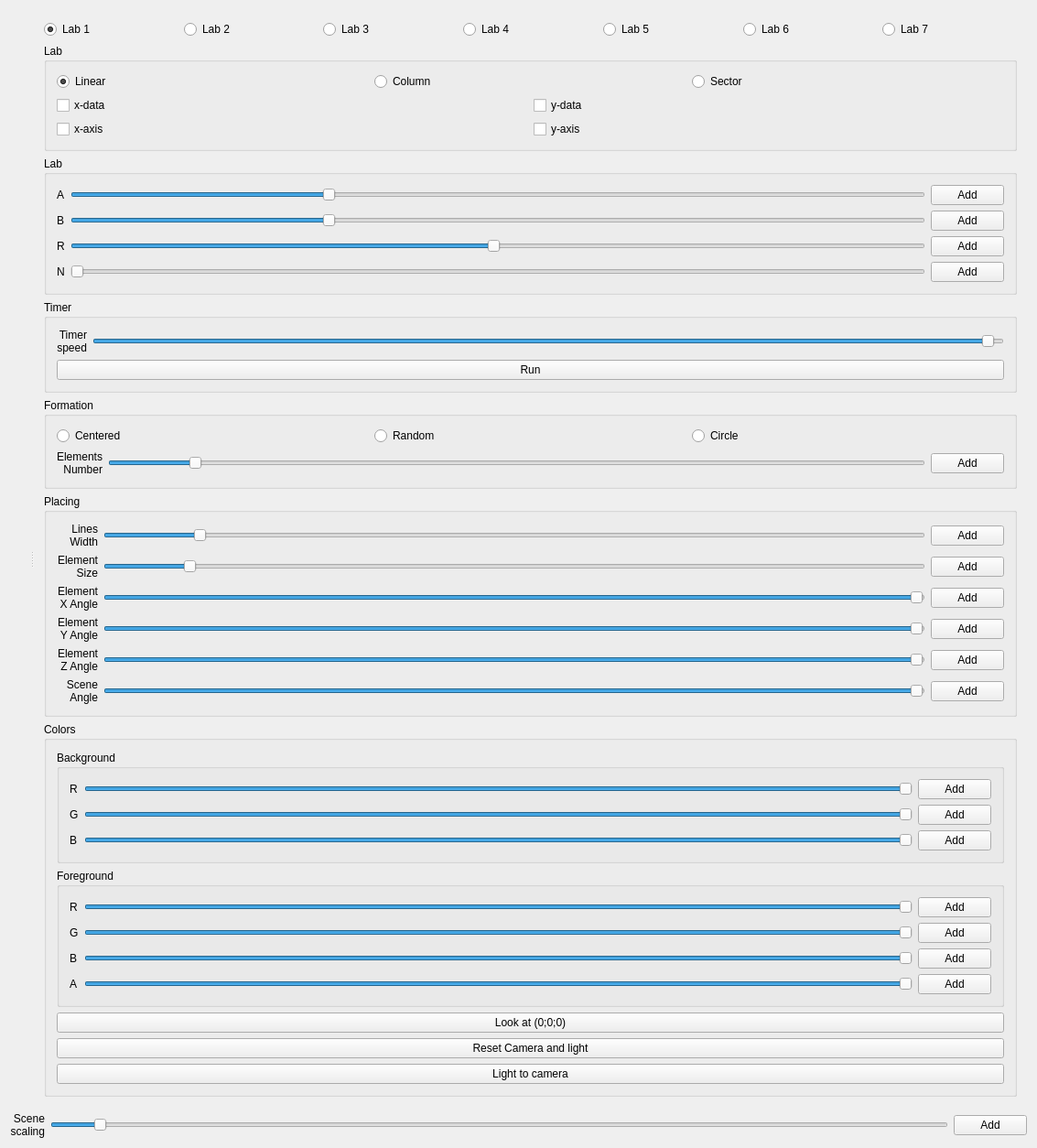
<?xml version="1.0" encoding="UTF-8"?>
<ui version="4.0">
 <class>Lab1Class</class>
 <widget class="QWidget" name="Lab1Class">
  <property name="geometry">
   <rect>
    <x>0</x>
    <y>0</y>
    <width>1133</width>
    <height>1111</height>
   </rect>
  </property>
  <property name="windowTitle">
   <string>Lab1</string>
  </property>
  <layout class="QVBoxLayout" name="verticalLayout_3" stretch="0,0">
   <item>
    <widget class="QSplitter" name="splitter">
     <property name="sizePolicy">
      <sizepolicy hsizetype="Expanding" vsizetype="Preferred">
       <horstretch>0</horstretch>
       <verstretch>0</verstretch>
      </sizepolicy>
     </property>
     <property name="minimumSize">
      <size>
       <width>695</width>
       <height>0</height>
      </size>
     </property>
     <property name="frameShape">
      <enum>QFrame::NoFrame</enum>
     </property>
     <property name="orientation">
      <enum>Qt::Horizontal</enum>
     </property>
     <widget class="QWidget" name="horizontalLayoutWidget">
      <layout class="QHBoxLayout" name="horizontalLayout">
       <property name="sizeConstraint">
        <enum>QLayout::SetMaximumSize</enum>
       </property>
      </layout>
     </widget>
     <widget class="QWidget" name="verticalLayoutWidget">
      <layout class="QVBoxLayout" name="verticalLayout" stretch="0,0,0,1,1,2,2">
       <property name="sizeConstraint">
        <enum>QLayout::SetMinimumSize</enum>
       </property>
       <item>
        <layout class="QHBoxLayout" name="horizontalLayout_8" stretch="0,0,0,0,0,0,0">
         <item>
          <widget class="QRadioButton" name="lab1">
           <property name="text">
            <string>Lab 1</string>
           </property>
           <property name="checked">
            <bool>true</bool>
           </property>
          </widget>
         </item>
         <item>
          <widget class="QRadioButton" name="lab2">
           <property name="text">
            <string>Lab 2</string>
           </property>
           <property name="checked">
            <bool>false</bool>
           </property>
          </widget>
         </item>
         <item>
          <widget class="QRadioButton" name="lab3">
           <property name="text">
            <string>Lab 3</string>
           </property>
           <property name="checked">
            <bool>false</bool>
           </property>
          </widget>
         </item>
         <item>
          <widget class="QRadioButton" name="lab4">
           <property name="text">
            <string>Lab 4</string>
           </property>
           <property name="checked">
            <bool>false</bool>
           </property>
          </widget>
         </item>
         <item>
          <widget class="QRadioButton" name="lab5">
           <property name="text">
            <string>Lab 5</string>
           </property>
          </widget>
         </item>
         <item>
          <widget class="QRadioButton" name="lab6">
           <property name="text">
            <string>Lab 6</string>
           </property>
           <property name="checked">
            <bool>false</bool>
           </property>
          </widget>
         </item>
         <item>
          <widget class="QRadioButton" name="lab7">
           <property name="text">
            <string>Lab 7</string>
           </property>
           <property name="checked">
            <bool>false</bool>
           </property>
          </widget>
         </item>
        </layout>
       </item>
       <item>
        <widget class="QGroupBox" name="lab4_groupBox">
         <property name="title">
          <string>Lab</string>
         </property>
         <layout class="QVBoxLayout" name="verticalLayout_7">
          <item>
           <layout class="QHBoxLayout" name="horizontalLayout_9">
            <item>
             <widget class="QRadioButton" name="linearButton">
              <property name="text">
               <string>Linear</string>
              </property>
              <property name="checked">
               <bool>true</bool>
              </property>
             </widget>
            </item>
            <item>
             <widget class="QRadioButton" name="columnButton">
              <property name="text">
               <string>Column</string>
              </property>
              <property name="checked">
               <bool>false</bool>
              </property>
             </widget>
            </item>
            <item>
             <widget class="QRadioButton" name="sectorButton">
              <property name="text">
               <string>Sector</string>
              </property>
              <property name="checked">
               <bool>false</bool>
              </property>
             </widget>
            </item>
           </layout>
          </item>
          <item>
           <layout class="QHBoxLayout" name="horizontalLayout_10">
            <item>
             <widget class="QCheckBox" name="xCheck">
              <property name="text">
               <string>x-data</string>
              </property>
             </widget>
            </item>
            <item>
             <widget class="QCheckBox" name="yCheck">
              <property name="text">
               <string>y-data</string>
              </property>
             </widget>
            </item>
           </layout>
          </item>
          <item>
           <layout class="QHBoxLayout" name="horizontalLayout_11">
            <item>
             <widget class="QCheckBox" name="xAxis">
              <property name="text">
               <string>x-axis</string>
              </property>
             </widget>
            </item>
            <item>
             <widget class="QCheckBox" name="yAxis">
              <property name="text">
               <string>y-axis</string>
              </property>
             </widget>
            </item>
           </layout>
          </item>
         </layout>
         <zorder></zorder>
        </widget>
       </item>
       <item>
        <widget class="QGroupBox" name="lab2_groupBox">
         <property name="title">
          <string>Lab</string>
         </property>
         <layout class="QVBoxLayout" name="verticalLayout_6">
          <item>
           <layout class="QGridLayout" name="gridLayout_6">
            <item row="1" column="1">
             <widget class="QSlider" name="PB">
              <property name="minimum">
               <number>1</number>
              </property>
              <property name="maximum">
               <number>1000</number>
              </property>
              <property name="value">
               <number>300</number>
              </property>
              <property name="orientation">
               <enum>Qt::Horizontal</enum>
              </property>
             </widget>
            </item>
            <item row="0" column="0">
             <widget class="QLabel" name="lPA">
              <property name="text">
               <string>A</string>
              </property>
             </widget>
            </item>
            <item row="2" column="0">
             <widget class="QLabel" name="lPR">
              <property name="text">
               <string>R</string>
              </property>
             </widget>
            </item>
            <item row="2" column="1">
             <widget class="QSlider" name="PR">
              <property name="minimum">
               <number>1</number>
              </property>
              <property name="maximum">
               <number>100</number>
              </property>
              <property name="value">
               <number>50</number>
              </property>
              <property name="orientation">
               <enum>Qt::Horizontal</enum>
              </property>
             </widget>
            </item>
            <item row="3" column="0">
             <widget class="QLabel" name="lPN">
              <property name="text">
               <string>N</string>
              </property>
             </widget>
            </item>
            <item row="0" column="1">
             <widget class="QSlider" name="PA">
              <property name="minimum">
               <number>1</number>
              </property>
              <property name="maximum">
               <number>1000</number>
              </property>
              <property name="value">
               <number>300</number>
              </property>
              <property name="orientation">
               <enum>Qt::Horizontal</enum>
              </property>
             </widget>
            </item>
            <item row="1" column="0">
             <widget class="QLabel" name="lPB">
              <property name="text">
               <string>B</string>
              </property>
             </widget>
            </item>
            <item row="0" column="2">
             <widget class="QPushButton" name="addPA">
              <property name="text">
               <string>Add</string>
              </property>
              <property name="checkable">
               <bool>true</bool>
              </property>
             </widget>
            </item>
            <item row="1" column="2">
             <widget class="QPushButton" name="addPB">
              <property name="text">
               <string>Add</string>
              </property>
              <property name="checkable">
               <bool>true</bool>
              </property>
             </widget>
            </item>
            <item row="2" column="2">
             <widget class="QPushButton" name="addPR">
              <property name="text">
               <string>Add</string>
              </property>
              <property name="checkable">
               <bool>true</bool>
              </property>
             </widget>
            </item>
            <item row="3" column="2">
             <widget class="QPushButton" name="addPN">
              <property name="text">
               <string>Add</string>
              </property>
              <property name="checkable">
               <bool>true</bool>
              </property>
             </widget>
            </item>
            <item row="3" column="1">
             <widget class="QSlider" name="PN">
              <property name="minimum">
               <number>1</number>
              </property>
              <property name="maximum">
               <number>15</number>
              </property>
              <property name="value">
               <number>1</number>
              </property>
              <property name="orientation">
               <enum>Qt::Horizontal</enum>
              </property>
             </widget>
            </item>
           </layout>
          </item>
         </layout>
        </widget>
       </item>
       <item>
        <widget class="QGroupBox" name="timer_groupBox">
         <property name="title">
          <string>Timer</string>
         </property>
         <layout class="QVBoxLayout" name="verticalLayout_5">
          <item>
           <layout class="QHBoxLayout" name="horizontalLayout_7">
            <item>
             <widget class="QLabel" name="label_15">
              <property name="text">
               <string>Timer
speed</string>
              </property>
              <property name="alignment">
               <set>Qt::AlignRight|Qt::AlignTrailing|Qt::AlignVCenter</set>
              </property>
             </widget>
            </item>
            <item>
             <widget class="QSlider" name="Speed">
              <property name="minimum">
               <number>0</number>
              </property>
              <property name="maximum">
               <number>100</number>
              </property>
              <property name="value">
               <number>99</number>
              </property>
              <property name="orientation">
               <enum>Qt::Horizontal</enum>
              </property>
             </widget>
            </item>
           </layout>
          </item>
          <item>
           <widget class="QPushButton" name="runButton">
            <property name="text">
             <string>Run</string>
            </property>
            <property name="checkable">
             <bool>true</bool>
            </property>
           </widget>
          </item>
         </layout>
        </widget>
       </item>
       <item>
        <widget class="QGroupBox" name="form_groupBox">
         <property name="title">
          <string>Formation</string>
         </property>
         <layout class="QVBoxLayout" name="verticalLayout_4">
          <item>
           <layout class="QHBoxLayout" name="horizontalLayout_6">
            <item>
             <widget class="QRadioButton" name="centerButton">
              <property name="text">
               <string>Centered</string>
              </property>
             </widget>
            </item>
            <item>
             <widget class="QRadioButton" name="randomButton">
              <property name="text">
               <string>Random</string>
              </property>
             </widget>
            </item>
            <item>
             <widget class="QRadioButton" name="circleButton">
              <property name="text">
               <string>Circle</string>
              </property>
             </widget>
            </item>
           </layout>
          </item>
          <item>
           <layout class="QGridLayout" name="gridLayout_4">
            <item row="0" column="1">
             <widget class="QSlider" name="Number">
              <property name="minimum">
               <number>0</number>
              </property>
              <property name="maximum">
               <number>250</number>
              </property>
              <property name="value">
               <number>25</number>
              </property>
              <property name="orientation">
               <enum>Qt::Horizontal</enum>
              </property>
             </widget>
            </item>
            <item row="0" column="0">
             <widget class="QLabel" name="label_10">
              <property name="text">
               <string>Elements
Number</string>
              </property>
              <property name="alignment">
               <set>Qt::AlignRight|Qt::AlignTrailing|Qt::AlignVCenter</set>
              </property>
             </widget>
            </item>
            <item row="0" column="2">
             <widget class="QPushButton" name="addNumber">
              <property name="text">
               <string>Add</string>
              </property>
              <property name="checkable">
               <bool>true</bool>
              </property>
             </widget>
            </item>
           </layout>
          </item>
         </layout>
        </widget>
       </item>
       <item>
        <widget class="QGroupBox" name="place_groupBox">
         <property name="title">
          <string>Placing</string>
         </property>
         <layout class="QHBoxLayout" name="horizontalLayout_3">
          <item>
           <layout class="QGridLayout" name="gridLayout_3">
            <item row="1" column="2">
             <widget class="QPushButton" name="addWidth">
              <property name="text">
               <string>Add</string>
              </property>
              <property name="checkable">
               <bool>true</bool>
              </property>
             </widget>
            </item>
            <item row="6" column="0">
             <widget class="QLabel" name="label_8">
              <property name="text">
               <string>Scene
Angle</string>
              </property>
              <property name="alignment">
               <set>Qt::AlignRight|Qt::AlignTrailing|Qt::AlignVCenter</set>
              </property>
             </widget>
            </item>
            <item row="2" column="2">
             <widget class="QPushButton" name="addSize">
              <property name="text">
               <string>Add</string>
              </property>
              <property name="checkable">
               <bool>true</bool>
              </property>
             </widget>
            </item>
            <item row="2" column="1">
             <widget class="QSlider" name="Size">
              <property name="minimum">
               <number>1</number>
              </property>
              <property name="maximum">
               <number>999</number>
              </property>
              <property name="value">
               <number>99</number>
              </property>
              <property name="orientation">
               <enum>Qt::Horizontal</enum>
              </property>
             </widget>
            </item>
            <item row="1" column="1">
             <widget class="QSlider" name="Width">
              <property name="minimum">
               <number>50</number>
              </property>
              <property name="maximum">
               <number>500</number>
              </property>
              <property name="value">
               <number>100</number>
              </property>
              <property name="orientation">
               <enum>Qt::Horizontal</enum>
              </property>
             </widget>
            </item>
            <item row="6" column="1">
             <widget class="QSlider" name="SceneAngle">
              <property name="maximum">
               <number>360</number>
              </property>
              <property name="value">
               <number>359</number>
              </property>
              <property name="orientation">
               <enum>Qt::Horizontal</enum>
              </property>
             </widget>
            </item>
            <item row="3" column="1">
             <widget class="QSlider" name="ElementAngleX">
              <property name="maximum">
               <number>360</number>
              </property>
              <property name="value">
               <number>359</number>
              </property>
              <property name="orientation">
               <enum>Qt::Horizontal</enum>
              </property>
             </widget>
            </item>
            <item row="6" column="2">
             <widget class="QPushButton" name="addSAngle">
              <property name="text">
               <string>Add</string>
              </property>
              <property name="checkable">
               <bool>true</bool>
              </property>
             </widget>
            </item>
            <item row="1" column="0">
             <widget class="QLabel" name="label_14">
              <property name="text">
               <string>Lines
Width</string>
              </property>
              <property name="alignment">
               <set>Qt::AlignRight|Qt::AlignTrailing|Qt::AlignVCenter</set>
              </property>
             </widget>
            </item>
            <item row="2" column="0">
             <widget class="QLabel" name="label">
              <property name="text">
               <string>Element
Size</string>
              </property>
              <property name="alignment">
               <set>Qt::AlignRight|Qt::AlignTrailing|Qt::AlignVCenter</set>
              </property>
             </widget>
            </item>
            <item row="3" column="2">
             <widget class="QPushButton" name="addEAngleX">
              <property name="text">
               <string>Add</string>
              </property>
              <property name="checkable">
               <bool>true</bool>
              </property>
             </widget>
            </item>
            <item row="3" column="0">
             <widget class="QLabel" name="label_6">
              <property name="text">
               <string>Element
X Angle</string>
              </property>
              <property name="alignment">
               <set>Qt::AlignRight|Qt::AlignTrailing|Qt::AlignVCenter</set>
              </property>
             </widget>
            </item>
            <item row="4" column="0">
             <widget class="QLabel" name="label_16">
              <property name="text">
               <string>Element
Y Angle</string>
              </property>
              <property name="alignment">
               <set>Qt::AlignRight|Qt::AlignTrailing|Qt::AlignVCenter</set>
              </property>
             </widget>
            </item>
            <item row="4" column="1">
             <widget class="QSlider" name="ElementAngleY">
              <property name="maximum">
               <number>360</number>
              </property>
              <property name="value">
               <number>359</number>
              </property>
              <property name="orientation">
               <enum>Qt::Horizontal</enum>
              </property>
             </widget>
            </item>
            <item row="4" column="2">
             <widget class="QPushButton" name="addEAngleY">
              <property name="text">
               <string>Add</string>
              </property>
              <property name="checkable">
               <bool>true</bool>
              </property>
             </widget>
            </item>
            <item row="5" column="0">
             <widget class="QLabel" name="label_17">
              <property name="text">
               <string>Element
Z Angle</string>
              </property>
              <property name="alignment">
               <set>Qt::AlignRight|Qt::AlignTrailing|Qt::AlignVCenter</set>
              </property>
             </widget>
            </item>
            <item row="5" column="1">
             <widget class="QSlider" name="ElementAngleZ">
              <property name="maximum">
               <number>360</number>
              </property>
              <property name="value">
               <number>359</number>
              </property>
              <property name="orientation">
               <enum>Qt::Horizontal</enum>
              </property>
             </widget>
            </item>
            <item row="5" column="2">
             <widget class="QPushButton" name="addEAngleZ">
              <property name="text">
               <string>Add</string>
              </property>
              <property name="checkable">
               <bool>true</bool>
              </property>
             </widget>
            </item>
           </layout>
          </item>
         </layout>
        </widget>
       </item>
       <item>
        <widget class="QGroupBox" name="color_groupBox">
         <property name="title">
          <string>Colors</string>
         </property>
         <layout class="QVBoxLayout" name="verticalLayout_2" stretch="0,0,0,0,0">
          <item>
           <widget class="QGroupBox" name="back_groupBox">
            <property name="title">
             <string>Background</string>
            </property>
            <layout class="QHBoxLayout" name="horizontalLayout_4">
             <item>
              <layout class="QGridLayout" name="gridLayout_2">
               <item row="1" column="0">
                <widget class="QLabel" name="label_12">
                 <property name="text">
                  <string>G</string>
                 </property>
                </widget>
               </item>
               <item row="1" column="1">
                <widget class="QSlider" name="BG">
                 <property name="maximum">
                  <number>255</number>
                 </property>
                 <property name="value">
                  <number>255</number>
                 </property>
                 <property name="orientation">
                  <enum>Qt::Horizontal</enum>
                 </property>
                </widget>
               </item>
               <item row="2" column="1">
                <widget class="QSlider" name="BB">
                 <property name="maximum">
                  <number>255</number>
                 </property>
                 <property name="value">
                  <number>255</number>
                 </property>
                 <property name="orientation">
                  <enum>Qt::Horizontal</enum>
                 </property>
                </widget>
               </item>
               <item row="0" column="0">
                <widget class="QLabel" name="label_11">
                 <property name="text">
                  <string>R</string>
                 </property>
                </widget>
               </item>
               <item row="2" column="0">
                <widget class="QLabel" name="label_13">
                 <property name="text">
                  <string>B</string>
                 </property>
                </widget>
               </item>
               <item row="0" column="1">
                <widget class="QSlider" name="BR">
                 <property name="maximum">
                  <number>255</number>
                 </property>
                 <property name="value">
                  <number>255</number>
                 </property>
                 <property name="orientation">
                  <enum>Qt::Horizontal</enum>
                 </property>
                </widget>
               </item>
               <item row="0" column="2">
                <widget class="QPushButton" name="addBR">
                 <property name="text">
                  <string>Add</string>
                 </property>
                 <property name="checkable">
                  <bool>true</bool>
                 </property>
                </widget>
               </item>
               <item row="1" column="2">
                <widget class="QPushButton" name="addBG">
                 <property name="text">
                  <string>Add</string>
                 </property>
                 <property name="checkable">
                  <bool>true</bool>
                 </property>
                </widget>
               </item>
               <item row="2" column="2">
                <widget class="QPushButton" name="addBB">
                 <property name="text">
                  <string>Add</string>
                 </property>
                 <property name="checkable">
                  <bool>true</bool>
                 </property>
                </widget>
               </item>
              </layout>
             </item>
            </layout>
           </widget>
          </item>
          <item>
           <widget class="QGroupBox" name="fore_groupBox">
            <property name="title">
             <string>Foreground</string>
            </property>
            <layout class="QHBoxLayout" name="horizontalLayout_5">
             <item>
              <layout class="QGridLayout" name="gridLayout">
               <item row="1" column="1">
                <widget class="QSlider" name="FG">
                 <property name="maximum">
                  <number>255</number>
                 </property>
                 <property name="value">
                  <number>255</number>
                 </property>
                 <property name="orientation">
                  <enum>Qt::Horizontal</enum>
                 </property>
                </widget>
               </item>
               <item row="0" column="0">
                <widget class="QLabel" name="label_2">
                 <property name="text">
                  <string>R</string>
                 </property>
                </widget>
               </item>
               <item row="2" column="0">
                <widget class="QLabel" name="label_4">
                 <property name="text">
                  <string>B</string>
                 </property>
                </widget>
               </item>
               <item row="2" column="1">
                <widget class="QSlider" name="FB">
                 <property name="maximum">
                  <number>255</number>
                 </property>
                 <property name="value">
                  <number>255</number>
                 </property>
                 <property name="orientation">
                  <enum>Qt::Horizontal</enum>
                 </property>
                </widget>
               </item>
               <item row="3" column="1">
                <widget class="QSlider" name="FA">
                 <property name="maximum">
                  <number>255</number>
                 </property>
                 <property name="value">
                  <number>255</number>
                 </property>
                 <property name="orientation">
                  <enum>Qt::Horizontal</enum>
                 </property>
                </widget>
               </item>
               <item row="3" column="0">
                <widget class="QLabel" name="label_7">
                 <property name="text">
                  <string>A</string>
                 </property>
                </widget>
               </item>
               <item row="0" column="1">
                <widget class="QSlider" name="FR">
                 <property name="maximum">
                  <number>255</number>
                 </property>
                 <property name="value">
                  <number>255</number>
                 </property>
                 <property name="orientation">
                  <enum>Qt::Horizontal</enum>
                 </property>
                </widget>
               </item>
               <item row="1" column="0">
                <widget class="QLabel" name="label_3">
                 <property name="text">
                  <string>G</string>
                 </property>
                </widget>
               </item>
               <item row="0" column="2">
                <widget class="QPushButton" name="addFR">
                 <property name="text">
                  <string>Add</string>
                 </property>
                 <property name="checkable">
                  <bool>true</bool>
                 </property>
                </widget>
               </item>
               <item row="1" column="2">
                <widget class="QPushButton" name="addFG">
                 <property name="text">
                  <string>Add</string>
                 </property>
                 <property name="checkable">
                  <bool>true</bool>
                 </property>
                </widget>
               </item>
               <item row="2" column="2">
                <widget class="QPushButton" name="addFB">
                 <property name="text">
                  <string>Add</string>
                 </property>
                 <property name="checkable">
                  <bool>true</bool>
                 </property>
                </widget>
               </item>
               <item row="3" column="2">
                <widget class="QPushButton" name="addFA">
                 <property name="text">
                  <string>Add</string>
                 </property>
                 <property name="checkable">
                  <bool>true</bool>
                 </property>
                </widget>
               </item>
              </layout>
             </item>
            </layout>
           </widget>
          </item>
          <item>
           <widget class="QPushButton" name="lookAtNull">
            <property name="text">
             <string>Look at (0;0;0)</string>
            </property>
           </widget>
          </item>
          <item>
           <widget class="QPushButton" name="resetCamera">
            <property name="text">
             <string>Reset Camera and light</string>
            </property>
           </widget>
          </item>
          <item>
           <widget class="QPushButton" name="resetLight">
            <property name="text">
             <string>Light to camera</string>
            </property>
           </widget>
          </item>
         </layout>
        </widget>
       </item>
      </layout>
     </widget>
    </widget>
   </item>
   <item>
    <layout class="QHBoxLayout" name="horizontalLayout_2">
     <item>
      <widget class="QLabel" name="label_9">
       <property name="text">
        <string>Scene
scaling</string>
       </property>
       <property name="alignment">
        <set>Qt::AlignRight|Qt::AlignTrailing|Qt::AlignVCenter</set>
       </property>
      </widget>
     </item>
     <item>
      <widget class="QSlider" name="Scale">
       <property name="minimum">
        <number>1</number>
       </property>
       <property name="maximum">
        <number>1999</number>
       </property>
       <property name="value">
        <number>99</number>
       </property>
       <property name="orientation">
        <enum>Qt::Horizontal</enum>
       </property>
      </widget>
     </item>
     <item>
      <widget class="QPushButton" name="addScale">
       <property name="text">
        <string>Add</string>
       </property>
       <property name="checkable">
        <bool>true</bool>
       </property>
      </widget>
     </item>
    </layout>
   </item>
  </layout>
 </widget>
 <layoutdefault spacing="6" margin="11"/>
 <resources>
  <include location="Lab1.qrc"/>
 </resources>
 <connections/>
</ui>
